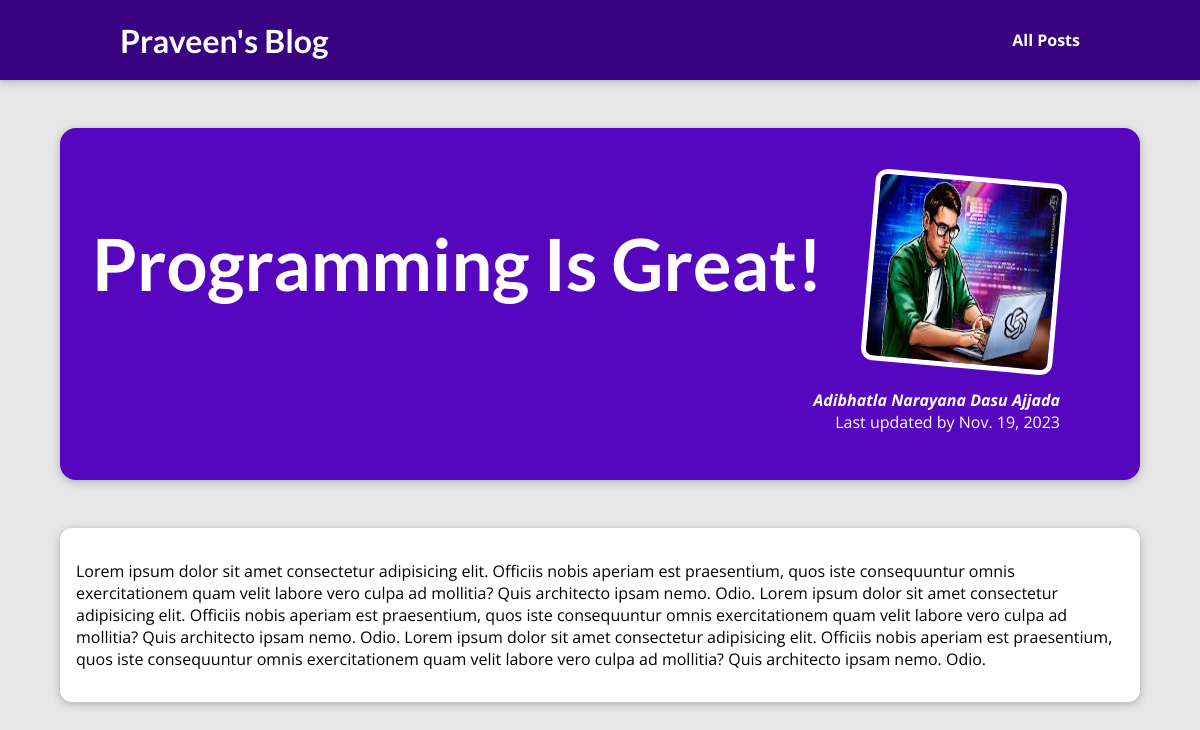
Page /s/posts/programming-is-great on the committed database.
### blog/models.py (models this page shows, shortened)
class Post(models.Model):
    title = models.CharField(max_length=200)
    author = models.ForeignKey(Author, on_delete=models.CASCADE, related_name="posts")
    excerpt = models.CharField(max_length=500)
    date = models.DateField(auto_now=True)
    content = models.TextField(max_length=10000)
    slug = models.SlugField()
    image = models.CharField(max_length=50, null=True)
    tag = models.ManyToManyField(Tag, default="")

class Author(models.Model):
    first_name=models.CharField(max_length=50)
    last_name=models.CharField(max_length=50)
    email=models.EmailField(max_length=50)
    def get_full_name(self):
        return f"{self.first_name} {self.last_name}"
    def __str__(self):
        return self.get_full_name()

### blog/views.py (the view)
# urls.py: path('posts/<slug:slug>', views.post_detail, name='post-detail-page')
def post_detail(request, slug):
    identified_post = Post.objects.get(slug=slug)
    return render(request, 'blog/post_detail.html', {
        'post': identified_post
    })

### blog/templates/blog/post_detail.html
{% extends "base.html" %}
{% load static %}
{% block css_files %}
    <link rel="stylesheet" href="{% static "blog/post_detail.css"%}">
{% endblock css_files %}
{% block content %}
<section id='summary'>
    <h2> {{ post.title }} </h2>
    <article>
        <img src="{% static "blog/media/"|add:post.image %}" alt="Mountains Photo">
        <address>{{ post.author }}</address>
        <div>
            Last updated by {{ post.date }}
        </div>
    </article>
</section>
<main>
   <p>
    {{post.content}}
   </p>
</main>
{% endblock content %}

### static/main.css (style rules this page uses)
* { box-sizing: border-box; }
html { font-family: 'Open Sans', 'Lato', sans-serif; }
body { margin: 0; }
h1, h2, h3 { font-family: 'Lato', sans-serif; font-weight: bold; }

### blog/static/blog/post_detail.css (style rules this page uses)
body { background-color: #e7e7e7; }
#summary { margin: 8rem auto 3rem auto; padding: 2rem; width: 90%; max-width: 90rem; border-radius: 16px; background-color: #5706c0; position: relative; box-shadow: 0 2px 8px rgba(0, 0, 0, 0.25); height: 22rem; }
#summary h2 { color: white; font-size: 4.5rem; }
#summary article { position: absolute; top: 2rem; right: 3rem; padding: 1rem 2rem; border-radius: 12px; text-align: right; color: white; }
#summary article img { width: 12rem; height: 12rem; border-radius: 12px; transform: rotateZ(5deg); border: 5px solid white; margin-bottom: 1rem; }
#summary address { font-weight: bold; }
main { width: 90%; max-width: 90rem; margin: 3rem auto; background-color: white; padding: 1rem; border-radius: 12px; box-shadow: 0 2px 8px rgba(0, 0, 0, 0.25); }

### rows in the picture
Post: title "Programming Is Great!", image (picture), author "Adibhatla Narayana Dasu Ajjada", date "Nov. 19, 2023", content "Lorem ipsum dolor sit amet consectetur adipisicing elit. Officiis nobis aperiam est praesentium, quos iste consequuntur omnis exercitationem quam velit labore vero culpa ad mollitia? Quis architecto ipsam nemo. Odio. Lorem ipsum dolor sit amet consectetur adipisicing elit. Officiis nobis aperiam est praesentium, quos iste consequuntur omnis exercitationem quam velit labore vero culpa ad mollitia? Quis architecto ipsam nemo. Odio. Lorem ipsum dolor sit amet consectetur adipisicing elit. Officiis nobis aperiam est praesentium, quos iste consequuntur omnis exercitationem quam velit labore vero culpa ad mollitia? Quis architecto ipsam nemo. Odio."
